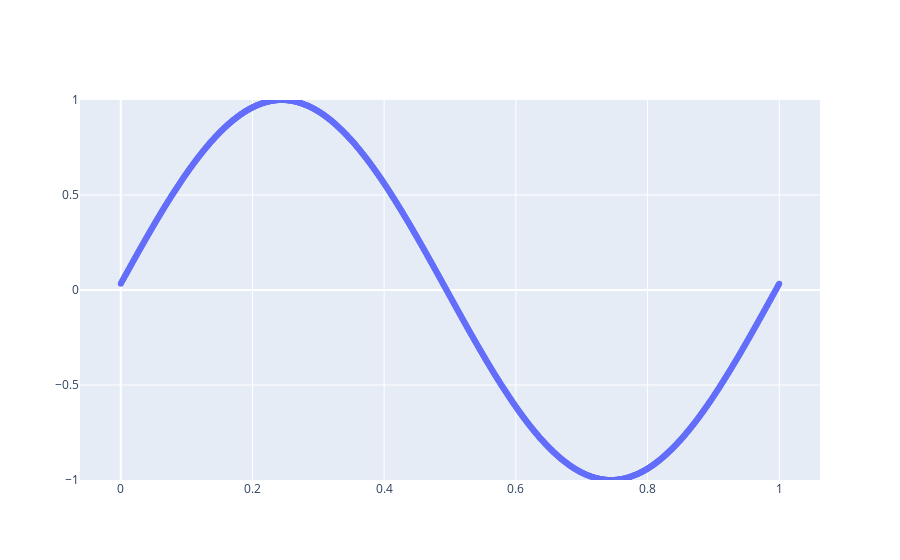

This figure's notebook cell:
### Markdown cell above
频率是 $n * 2π$ 的 n <- 此乃频率，角频率为 $2πn$

$δ = 0$的时候周期无限大故无振荡

### Code cell
# Mean σX: <ψ|σX|ψ>
fig = go.Figure()

fig.add_trace(go.Scatter(x=ndMeanXData[:, 0], y=ndMeanXData[:, 1], mode="markers"))

fig.update_yaxes(
    range=[-1, 1],
    dtick=0.5,
)

fig.show()

### Figure 1 — Plotly figure (JSON) as saved in the notebook; plotly's stock layout.template omitted (floating-point values rounded to 4 significant figures; data arrays with more than 128 entries replaced by an {"elided": "..."} marker saying what was removed)
{"data": [{"mode": "markers", "type": "scatter", "x": {"elided": "1001 float values"}, "y": {"elided": "1001 float values"}}], "layout": {"yaxis": {"dtick": 0.5, "range": [-1, 1]}}}
